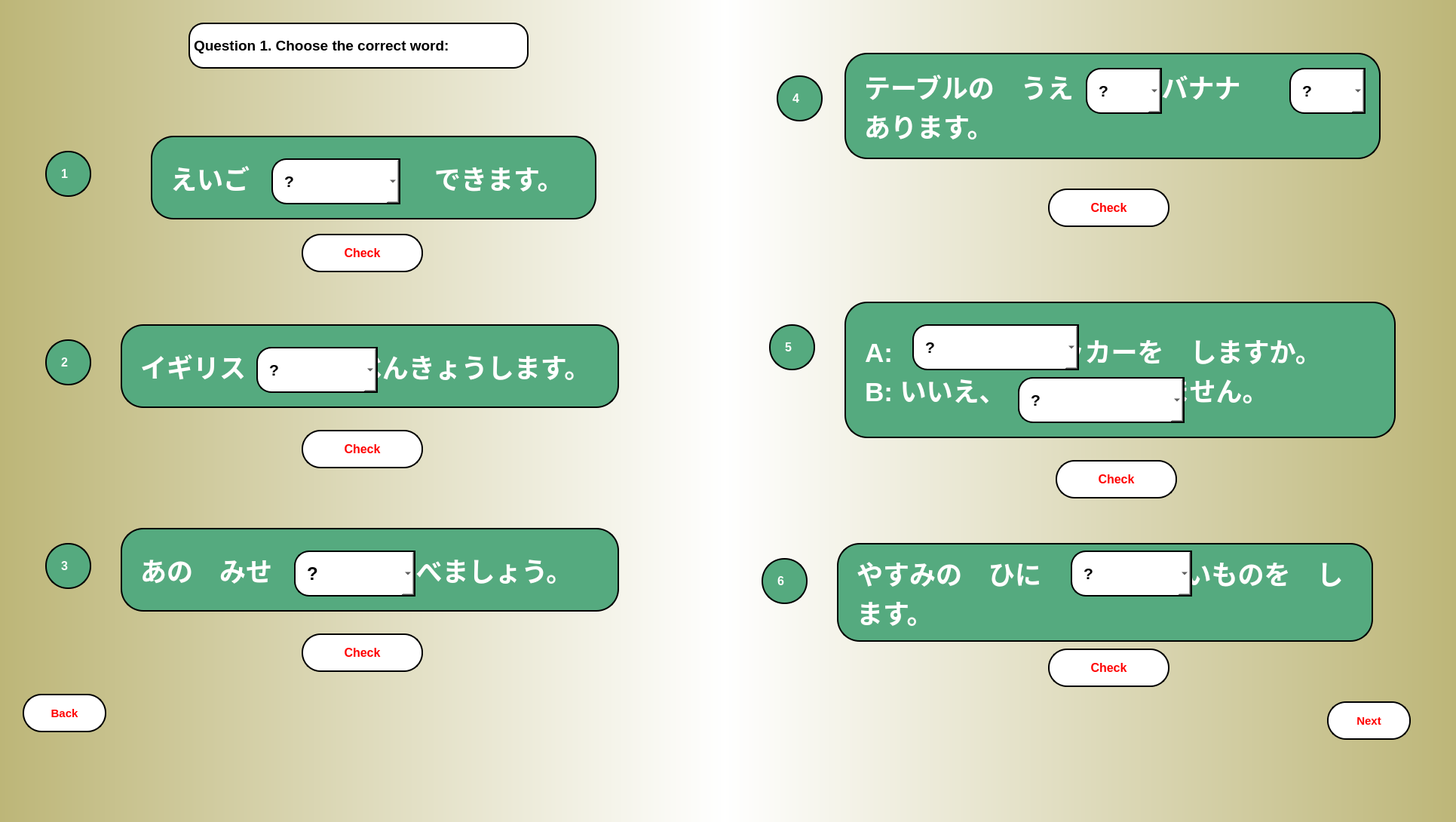
<?xml version="1.0" encoding="UTF-8"?>
<ui version="4.0">
 <class>MainWindow</class>
 <widget class="QMainWindow" name="MainWindow">
  <property name="geometry">
   <rect>
    <x>0</x>
    <y>0</y>
    <width>1931</width>
    <height>1090</height>
   </rect>
  </property>
  <property name="windowTitle">
   <string>MainWindow</string>
  </property>
  <widget class="QWidget" name="centralwidget">
   <widget class="QWidget" name="widget" native="true">
    <property name="geometry">
     <rect>
      <x>0</x>
      <y>0</y>
      <width>1931</width>
      <height>1091</height>
     </rect>
    </property>
    <widget class="QWidget" name="widget_2" native="true">
     <property name="geometry">
      <rect>
       <x>0</x>
       <y>0</y>
       <width>961</width>
       <height>1091</height>
      </rect>
     </property>
     <property name="styleSheet">
      <string notr="true">background-color: qlineargradient(spread:repeat, x1:0, y1:0, x2:1, y2:0, stop:0 rgba(189, 182, 120, 255), stop:1 rgba(255, 255, 255, 255));</string>
     </property>
     <widget class="QLabel" name="q1">
      <property name="geometry">
       <rect>
        <x>200</x>
        <y>180</y>
        <width>591</width>
        <height>111</height>
       </rect>
      </property>
      <property name="font">
       <font>
        <pointsize>26</pointsize>
        <weight>75</weight>
        <bold>true</bold>
        <strikeout>false</strikeout>
       </font>
      </property>
      <property name="mouseTracking">
       <bool>false</bool>
      </property>
      <property name="tabletTracking">
       <bool>false</bool>
      </property>
      <property name="acceptDrops">
       <bool>false</bool>
      </property>
      <property name="autoFillBackground">
       <bool>false</bool>
      </property>
      <property name="styleSheet">
       <string notr="true">border-radius: 30px;
border: 2px solid black;
padding: 15px;
background-color: rgb(85, 170, 127);
color: rgb(255, 255, 255);</string>
      </property>
      <property name="text">
       <string>えいご　　　　　　　できます。</string>
      </property>
      <property name="scaledContents">
       <bool>false</bool>
      </property>
     </widget>
     <widget class="QLabel" name="label_3">
      <property name="geometry">
       <rect>
        <x>60</x>
        <y>200</y>
        <width>61</width>
        <height>61</height>
       </rect>
      </property>
      <property name="font">
       <font>
        <pointsize>12</pointsize>
        <weight>75</weight>
        <bold>true</bold>
       </font>
      </property>
      <property name="styleSheet">
       <string notr="true">border-radius: 30px;
border: 2px solid black;
padding: 15px;
background-color: rgb(85, 170, 127);
color: rgb(255, 255, 255);</string>
      </property>
      <property name="text">
       <string>1</string>
      </property>
     </widget>
     <widget class="QComboBox" name="ans11_1">
      <property name="geometry">
       <rect>
        <x>360</x>
        <y>210</y>
        <width>171</width>
        <height>61</height>
       </rect>
      </property>
      <property name="font">
       <font>
        <pointsize>16</pointsize>
        <weight>75</weight>
        <bold>true</bold>
       </font>
      </property>
      <property name="styleSheet">
       <string notr="true">border-top-left-radius: 20px;
border-bottom-left-radius:20px;
border: 2px solid black;
padding: 15px;
background-color: rgb(255, 255, 255);</string>
      </property>
      <item>
       <property name="text">
        <string>?</string>
       </property>
      </item>
      <item>
       <property name="text">
        <string>が</string>
       </property>
      </item>
      <item>
       <property name="text">
        <string>を</string>
       </property>
      </item>
     </widget>
     <widget class="QLabel" name="label_4">
      <property name="geometry">
       <rect>
        <x>60</x>
        <y>450</y>
        <width>61</width>
        <height>61</height>
       </rect>
      </property>
      <property name="font">
       <font>
        <pointsize>12</pointsize>
        <weight>75</weight>
        <bold>true</bold>
       </font>
      </property>
      <property name="styleSheet">
       <string notr="true">border-radius: 30px;
border: 2px solid black;
padding: 15px;
background-color: rgb(85, 170, 127);
color: rgb(255, 255, 255);</string>
      </property>
      <property name="text">
       <string>2</string>
      </property>
     </widget>
     <widget class="QLabel" name="q2">
      <property name="geometry">
       <rect>
        <x>160</x>
        <y>430</y>
        <width>661</width>
        <height>111</height>
       </rect>
      </property>
      <property name="font">
       <font>
        <pointsize>26</pointsize>
        <weight>75</weight>
        <bold>true</bold>
        <strikeout>false</strikeout>
       </font>
      </property>
      <property name="mouseTracking">
       <bool>false</bool>
      </property>
      <property name="tabletTracking">
       <bool>false</bool>
      </property>
      <property name="acceptDrops">
       <bool>false</bool>
      </property>
      <property name="autoFillBackground">
       <bool>false</bool>
      </property>
      <property name="styleSheet">
       <string notr="true">border-radius: 30px;
border: 2px solid black;
padding: 15px;
background-color: rgb(85, 170, 127);
color: rgb(255, 255, 255);</string>
      </property>
      <property name="text">
       <string>イギリス               べんきょうします。</string>
      </property>
      <property name="scaledContents">
       <bool>false</bool>
      </property>
     </widget>
     <widget class="QComboBox" name="ans11_2">
      <property name="geometry">
       <rect>
        <x>340</x>
        <y>460</y>
        <width>161</width>
        <height>61</height>
       </rect>
      </property>
      <property name="font">
       <font>
        <pointsize>16</pointsize>
        <weight>75</weight>
        <bold>true</bold>
       </font>
      </property>
      <property name="styleSheet">
       <string notr="true">border-top-left-radius: 20px;
border-bottom-left-radius:20px;
border: 2px solid black;
padding: 15px;
background-color: rgb(255, 255, 255);</string>
      </property>
      <item>
       <property name="text">
        <string>?</string>
       </property>
      </item>
      <item>
       <property name="text">
        <string>で</string>
       </property>
      </item>
      <item>
       <property name="text">
        <string>に</string>
       </property>
      </item>
     </widget>
     <widget class="QLabel" name="label_5">
      <property name="geometry">
       <rect>
        <x>60</x>
        <y>720</y>
        <width>61</width>
        <height>61</height>
       </rect>
      </property>
      <property name="font">
       <font>
        <pointsize>12</pointsize>
        <weight>75</weight>
        <bold>true</bold>
       </font>
      </property>
      <property name="styleSheet">
       <string notr="true">border-radius: 30px;
border: 2px solid black;
padding: 15px;
background-color: rgb(85, 170, 127);
color: rgb(255, 255, 255);</string>
      </property>
      <property name="text">
       <string>3</string>
      </property>
     </widget>
     <widget class="QPushButton" name="check11_1">
      <property name="geometry">
       <rect>
        <x>400</x>
        <y>310</y>
        <width>161</width>
        <height>51</height>
       </rect>
      </property>
      <property name="font">
       <font>
        <pointsize>12</pointsize>
        <weight>75</weight>
        <bold>true</bold>
       </font>
      </property>
      <property name="styleSheet">
       <string notr="true">QPushButton {
border-radius: 25px;
border: 2px solid black;
padding: 15px;
background-color:rgb(255, 255, 255);
color: rgb(255, 0, 0);
}

QPushButton:pressed {
    background-color:rgb(170, 255, 255);
}</string>
      </property>
      <property name="text">
       <string>Check</string>
      </property>
     </widget>
     <widget class="QPushButton" name="check11_2">
      <property name="geometry">
       <rect>
        <x>400</x>
        <y>570</y>
        <width>161</width>
        <height>51</height>
       </rect>
      </property>
      <property name="font">
       <font>
        <pointsize>12</pointsize>
        <weight>75</weight>
        <bold>true</bold>
       </font>
      </property>
      <property name="styleSheet">
       <string notr="true">QPushButton {
border-radius: 25px;
border: 2px solid black;
padding: 15px;
background-color:rgb(255, 255, 255);
color: rgb(255, 0, 0);
}

QPushButton:pressed {
    background-color:rgb(170, 255, 255);
}</string>
      </property>
      <property name="text">
       <string>Check</string>
      </property>
     </widget>
     <widget class="QLabel" name="q2_2">
      <property name="geometry">
       <rect>
        <x>160</x>
        <y>700</y>
        <width>661</width>
        <height>111</height>
       </rect>
      </property>
      <property name="font">
       <font>
        <pointsize>26</pointsize>
        <weight>75</weight>
        <bold>true</bold>
        <strikeout>false</strikeout>
       </font>
      </property>
      <property name="mouseTracking">
       <bool>false</bool>
      </property>
      <property name="tabletTracking">
       <bool>false</bool>
      </property>
      <property name="acceptDrops">
       <bool>false</bool>
      </property>
      <property name="autoFillBackground">
       <bool>false</bool>
      </property>
      <property name="styleSheet">
       <string notr="true">border-radius: 30px;
border: 2px solid black;
padding: 15px;
background-color: rgb(85, 170, 127);
color: rgb(255, 255, 255);</string>
      </property>
      <property name="text">
       <string>あの　みせ                食べましょう。</string>
      </property>
      <property name="scaledContents">
       <bool>false</bool>
      </property>
     </widget>
     <widget class="QComboBox" name="ans11_3">
      <property name="geometry">
       <rect>
        <x>390</x>
        <y>730</y>
        <width>161</width>
        <height>61</height>
       </rect>
      </property>
      <property name="font">
       <font>
        <pointsize>18</pointsize>
        <weight>75</weight>
        <bold>true</bold>
       </font>
      </property>
      <property name="styleSheet">
       <string notr="true">border-top-left-radius: 20px;
border-bottom-left-radius:20px;
border: 2px solid black;
padding: 15px;
background-color: rgb(255, 255, 255);</string>
      </property>
      <item>
       <property name="text">
        <string>?</string>
       </property>
      </item>
      <item>
       <property name="text">
        <string>で</string>
       </property>
      </item>
      <item>
       <property name="text">
        <string>に</string>
       </property>
      </item>
     </widget>
     <widget class="QPushButton" name="check11_3">
      <property name="geometry">
       <rect>
        <x>400</x>
        <y>840</y>
        <width>161</width>
        <height>51</height>
       </rect>
      </property>
      <property name="font">
       <font>
        <pointsize>12</pointsize>
        <weight>75</weight>
        <bold>true</bold>
       </font>
      </property>
      <property name="styleSheet">
       <string notr="true">QPushButton {
border-radius: 25px;
border: 2px solid black;
padding: 15px;
background-color:rgb(255, 255, 255);
color: rgb(255, 0, 0);
}

QPushButton:pressed {
    background-color:rgb(170, 255, 255);
}</string>
      </property>
      <property name="text">
       <string>Check</string>
      </property>
     </widget>
     <widget class="QLabel" name="label">
      <property name="geometry">
       <rect>
        <x>250</x>
        <y>30</y>
        <width>451</width>
        <height>61</height>
       </rect>
      </property>
      <property name="font">
       <font>
        <pointsize>14</pointsize>
        <weight>75</weight>
        <bold>true</bold>
       </font>
      </property>
      <property name="styleSheet">
       <string notr="true">border-radius: 20px;
border: 2px solid black;
background-color: rgb(255, 255, 255);
</string>
      </property>
      <property name="text">
       <string>Question 1. Choose the correct word:</string>
      </property>
     </widget>
     <widget class="QPushButton" name="back_gr11">
      <property name="geometry">
       <rect>
        <x>30</x>
        <y>920</y>
        <width>111</width>
        <height>51</height>
       </rect>
      </property>
      <property name="font">
       <font>
        <pointsize>11</pointsize>
        <weight>75</weight>
        <bold>true</bold>
       </font>
      </property>
      <property name="styleSheet">
       <string notr="true">QPushButton {
border-radius: 25px;
border: 2px solid black;
padding: 15px;
background-color:rgb(255, 255, 255);
color: rgb(255, 0, 0);
}

QPushButton:pressed {
    background-color:rgb(170, 255, 255);
}</string>
      </property>
      <property name="text">
       <string>Back</string>
      </property>
     </widget>
    </widget>
    <widget class="QWidget" name="widget_3" native="true">
     <property name="geometry">
      <rect>
       <x>960</x>
       <y>0</y>
       <width>971</width>
       <height>1111</height>
      </rect>
     </property>
     <property name="styleSheet">
      <string notr="true">background-color: qlineargradient(spread:repeat, x1:0, y1:0, x2:1, y2:0, stop:0 rgba(189, 182, 120, 255), stop:1 rgba(255, 255, 255, 255));
background-color: qlineargradient(spread:repeat, x1:1, y1:1, x2:0, y2:1, stop:0 rgba(189, 182, 120, 255), stop:1 rgba(255, 255, 255, 255));</string>
     </property>
     <widget class="QLabel" name="label_6">
      <property name="geometry">
       <rect>
        <x>70</x>
        <y>100</y>
        <width>61</width>
        <height>61</height>
       </rect>
      </property>
      <property name="font">
       <font>
        <pointsize>12</pointsize>
        <weight>75</weight>
        <bold>true</bold>
       </font>
      </property>
      <property name="styleSheet">
       <string notr="true">border-radius: 30px;
border: 2px solid black;
padding: 15px;
background-color: rgb(85, 170, 127);
color: rgb(255, 255, 255);</string>
      </property>
      <property name="text">
       <string>4</string>
      </property>
     </widget>
     <widget class="QLabel" name="q1_2">
      <property name="geometry">
       <rect>
        <x>160</x>
        <y>70</y>
        <width>711</width>
        <height>141</height>
       </rect>
      </property>
      <property name="font">
       <font>
        <pointsize>26</pointsize>
        <weight>75</weight>
        <bold>true</bold>
        <strikeout>false</strikeout>
        <stylestrategy>PreferDefault</stylestrategy>
       </font>
      </property>
      <property name="cursor">
       <cursorShape>ArrowCursor</cursorShape>
      </property>
      <property name="mouseTracking">
       <bool>true</bool>
      </property>
      <property name="tabletTracking">
       <bool>false</bool>
      </property>
      <property name="acceptDrops">
       <bool>false</bool>
      </property>
      <property name="toolTip">
       <string>&lt;html&gt;&lt;head/&gt;&lt;body&gt;&lt;p&gt;&lt;span style=&quot; font-family:'Noto Sans JP','ヒラギノ角ゴ Pro W3','Hiragino Kaku Gothic Pro','メイリオ','Meiryo','ＭＳ Ｐゴシック','sans-serif'; font-size:20px; color:#717171; background-color:#fffdf7;&quot;&gt;テーブルの うえ           バナナ&lt;/span&gt;&lt;span style=&quot; font-family:'Noto Sans JP','ヒラギノ角ゴ Pro W3','Hiragino Kaku Gothic Pro','メイリオ','Meiryo','ＭＳ Ｐゴシック','sans-serif'; font-size:20px; font-weight:400; color:#717171; background-color:#fffdf7;&quot;/&gt;&lt;span style=&quot; font-family:'Noto Sans JP','ヒラギノ角ゴ Pro W3','Hiragino Kaku Gothic Pro','メイリオ','Meiryo','ＭＳ Ｐゴシック','sans-serif'; font-size:20px; color:#717171; background-color:#fffdf7;&quot;&gt;あります。&lt;/span&gt;&lt;/p&gt;&lt;p&gt;&lt;br/&gt;&lt;span style=&quot; font-family:'Noto Sans JP'; font-size:18px; color:#717171;&quot;/&gt;&lt;span style=&quot; font-family:'Noto Sans JP'; font-size:18px; font-weight:400; color:#717171;&quot;/&gt;&lt;a name=&quot;ui-id-4-button&quot;/&gt;&lt;a href=&quot;https://a1.marugotoweb.jp/en/grammar_topic6_11.php#nogo&quot;&gt;&lt;span style=&quot; font-family:'Verdana','Arial','sans-serif'; font-size:20px; font-weight:400; color:#666666; background-color:#fffdf7; vertical-align:middle;&quot;&gt;&lt;br/&gt;&lt;/span&gt;&lt;/a&gt;&lt;span style=&quot; font-family:'Noto Sans JP'; font-size:18px; font-weight:400; color:#717171;&quot;/&gt;&lt;a name=&quot;ui-id-4-button&quot;/&gt;&lt;a href=&quot;https://a1.marugotoweb.jp/en/grammar_topic6_11.php#nogo&quot;&gt;&lt;span style=&quot; font-family:'Verdana','Arial','sans-serif'; font-size:20px; font-weight:400; color:#666666; background-color:#fffdf7; vertical-align:middle;&quot;&gt;&lt;br/&gt;&lt;/span&gt;&lt;/a&gt;&lt;/p&gt;&lt;/body&gt;&lt;/html&gt;</string>
      </property>
      <property name="autoFillBackground">
       <bool>false</bool>
      </property>
      <property name="styleSheet">
       <string notr="true">border-radius: 30px;
border: 2px solid black;
padding: 15px;
background-color: rgb(85, 170, 127);
color: rgb(255, 255, 255);</string>
      </property>
      <property name="frameShape">
       <enum>QFrame::NoFrame</enum>
      </property>
      <property name="text">
       <string>テーブルの　うえ            バナナ                   あります。</string>
      </property>
      <property name="scaledContents">
       <bool>false</bool>
      </property>
      <property name="wordWrap">
       <bool>true</bool>
      </property>
     </widget>
     <widget class="QComboBox" name="ans11_4_1">
      <property name="geometry">
       <rect>
        <x>480</x>
        <y>90</y>
        <width>101</width>
        <height>61</height>
       </rect>
      </property>
      <property name="font">
       <font>
        <pointsize>16</pointsize>
        <weight>75</weight>
        <bold>true</bold>
       </font>
      </property>
      <property name="styleSheet">
       <string notr="true">border-top-left-radius: 20px;
border-bottom-left-radius:20px;
border: 2px solid black;
padding: 15px;
background-color: rgb(255, 255, 255);</string>
      </property>
      <item>
       <property name="text">
        <string>?</string>
       </property>
      </item>
      <item>
       <property name="text">
        <string>で</string>
       </property>
      </item>
      <item>
       <property name="text">
        <string>に</string>
       </property>
      </item>
     </widget>
     <widget class="QComboBox" name="ans11_4_2">
      <property name="geometry">
       <rect>
        <x>750</x>
        <y>90</y>
        <width>101</width>
        <height>61</height>
       </rect>
      </property>
      <property name="font">
       <font>
        <pointsize>16</pointsize>
        <weight>75</weight>
        <bold>true</bold>
       </font>
      </property>
      <property name="styleSheet">
       <string notr="true">border-top-left-radius: 20px;
border-bottom-left-radius:20px;
border: 2px solid black;
padding: 15px;
background-color: rgb(255, 255, 255);</string>
      </property>
      <item>
       <property name="text">
        <string>?</string>
       </property>
      </item>
      <item>
       <property name="text">
        <string>が</string>
       </property>
      </item>
      <item>
       <property name="text">
        <string>を</string>
       </property>
      </item>
     </widget>
     <widget class="QLabel" name="label_7">
      <property name="geometry">
       <rect>
        <x>60</x>
        <y>430</y>
        <width>61</width>
        <height>61</height>
       </rect>
      </property>
      <property name="font">
       <font>
        <pointsize>12</pointsize>
        <weight>75</weight>
        <bold>true</bold>
       </font>
      </property>
      <property name="styleSheet">
       <string notr="true">border-radius: 30px;
border: 2px solid black;
padding: 15px;
background-color: rgb(85, 170, 127);
color: rgb(255, 255, 255);</string>
      </property>
      <property name="text">
       <string>5</string>
      </property>
     </widget>
     <widget class="QPushButton" name="check11_4">
      <property name="geometry">
       <rect>
        <x>430</x>
        <y>250</y>
        <width>161</width>
        <height>51</height>
       </rect>
      </property>
      <property name="font">
       <font>
        <pointsize>12</pointsize>
        <weight>75</weight>
        <bold>true</bold>
       </font>
      </property>
      <property name="styleSheet">
       <string notr="true">QPushButton {
border-radius: 25px;
border: 2px solid black;
padding: 15px;
background-color:rgb(255, 255, 255);
color: rgb(255, 0, 0);
}

QPushButton:pressed {
    background-color:rgb(170, 255, 255);
}</string>
      </property>
      <property name="text">
       <string>Check</string>
      </property>
     </widget>
     <widget class="QLabel" name="q1_3">
      <property name="geometry">
       <rect>
        <x>160</x>
        <y>400</y>
        <width>731</width>
        <height>181</height>
       </rect>
      </property>
      <property name="font">
       <font>
        <pointsize>26</pointsize>
        <weight>75</weight>
        <bold>true</bold>
        <strikeout>false</strikeout>
        <stylestrategy>PreferDefault</stylestrategy>
       </font>
      </property>
      <property name="cursor">
       <cursorShape>ArrowCursor</cursorShape>
      </property>
      <property name="mouseTracking">
       <bool>true</bool>
      </property>
      <property name="tabletTracking">
       <bool>false</bool>
      </property>
      <property name="acceptDrops">
       <bool>false</bool>
      </property>
      <property name="toolTip">
       <string>&lt;html&gt;&lt;head/&gt;&lt;body&gt;&lt;p&gt;&lt;br/&gt;&lt;/p&gt;&lt;/body&gt;&lt;/html&gt;</string>
      </property>
      <property name="autoFillBackground">
       <bool>false</bool>
      </property>
      <property name="styleSheet">
       <string notr="true">border-radius: 30px;
border: 2px solid black;
padding: 15px;
background-color: rgb(85, 170, 127);
color: rgb(255, 255, 255);</string>
      </property>
      <property name="frameShape">
       <enum>QFrame::NoFrame</enum>
      </property>
      <property name="text">
       <string>A:                   サッカーを　しますか。                 B: いいえ、                  しません。</string>
      </property>
      <property name="scaledContents">
       <bool>false</bool>
      </property>
      <property name="wordWrap">
       <bool>true</bool>
      </property>
      <property name="margin">
       <number>5</number>
      </property>
      <property name="indent">
       <number>10</number>
      </property>
      <property name="openExternalLinks">
       <bool>false</bool>
      </property>
     </widget>
     <widget class="QComboBox" name="ans11_5_1">
      <property name="geometry">
       <rect>
        <x>250</x>
        <y>430</y>
        <width>221</width>
        <height>61</height>
       </rect>
      </property>
      <property name="font">
       <font>
        <pointsize>16</pointsize>
        <weight>75</weight>
        <bold>true</bold>
       </font>
      </property>
      <property name="styleSheet">
       <string notr="true">border-top-left-radius: 20px;
border-bottom-left-radius:20px;
border: 2px solid black;
padding: 15px;
background-color: rgb(255, 255, 255);</string>
      </property>
      <item>
       <property name="text">
        <string>?</string>
       </property>
      </item>
      <item>
       <property name="text">
        <string>よく</string>
       </property>
      </item>
      <item>
       <property name="text">
        <string>ぜんぜん</string>
       </property>
      </item>
     </widget>
     <widget class="QPushButton" name="check11_5">
      <property name="geometry">
       <rect>
        <x>440</x>
        <y>610</y>
        <width>161</width>
        <height>51</height>
       </rect>
      </property>
      <property name="font">
       <font>
        <pointsize>12</pointsize>
        <weight>75</weight>
        <bold>true</bold>
       </font>
      </property>
      <property name="styleSheet">
       <string notr="true">QPushButton {
border-radius: 25px;
border: 2px solid black;
padding: 15px;
background-color:rgb(255, 255, 255);
color: rgb(255, 0, 0);
}

QPushButton:pressed {
    background-color:rgb(170, 255, 255);
}</string>
      </property>
      <property name="text">
       <string>Check</string>
      </property>
     </widget>
     <widget class="QComboBox" name="ans11_5_2">
      <property name="geometry">
       <rect>
        <x>390</x>
        <y>500</y>
        <width>221</width>
        <height>61</height>
       </rect>
      </property>
      <property name="font">
       <font>
        <pointsize>16</pointsize>
        <weight>75</weight>
        <bold>true</bold>
       </font>
      </property>
      <property name="styleSheet">
       <string notr="true">border-top-left-radius: 20px;
border-bottom-left-radius:20px;
border: 2px solid black;
padding: 15px;
background-color: rgb(255, 255, 255);</string>
      </property>
      <item>
       <property name="text">
        <string>?</string>
       </property>
      </item>
      <item>
       <property name="text">
        <string>よく</string>
       </property>
      </item>
      <item>
       <property name="text">
        <string>あまり</string>
       </property>
      </item>
     </widget>
     <widget class="QLabel" name="label_8">
      <property name="geometry">
       <rect>
        <x>50</x>
        <y>740</y>
        <width>61</width>
        <height>61</height>
       </rect>
      </property>
      <property name="font">
       <font>
        <pointsize>12</pointsize>
        <weight>75</weight>
        <bold>true</bold>
       </font>
      </property>
      <property name="styleSheet">
       <string notr="true">border-radius: 30px;
border: 2px solid black;
padding: 15px;
background-color: rgb(85, 170, 127);
color: rgb(255, 255, 255);</string>
      </property>
      <property name="text">
       <string>6</string>
      </property>
     </widget>
     <widget class="QLabel" name="q2_3">
      <property name="geometry">
       <rect>
        <x>150</x>
        <y>720</y>
        <width>711</width>
        <height>131</height>
       </rect>
      </property>
      <property name="font">
       <font>
        <pointsize>26</pointsize>
        <weight>75</weight>
        <bold>true</bold>
        <strikeout>false</strikeout>
       </font>
      </property>
      <property name="mouseTracking">
       <bool>false</bool>
      </property>
      <property name="tabletTracking">
       <bool>false</bool>
      </property>
      <property name="acceptDrops">
       <bool>false</bool>
      </property>
      <property name="autoFillBackground">
       <bool>false</bool>
      </property>
      <property name="styleSheet">
       <string notr="true">border-radius: 30px;
border: 2px solid black;
padding: 15px;
background-color: rgb(85, 170, 127);
color: rgb(255, 255, 255);</string>
      </property>
      <property name="text">
       <string>やすみの　ひに                かいものを　します。</string>
      </property>
      <property name="scaledContents">
       <bool>false</bool>
      </property>
      <property name="wordWrap">
       <bool>true</bool>
      </property>
     </widget>
     <widget class="QComboBox" name="ans11_6">
      <property name="geometry">
       <rect>
        <x>460</x>
        <y>730</y>
        <width>161</width>
        <height>61</height>
       </rect>
      </property>
      <property name="font">
       <font>
        <pointsize>16</pointsize>
        <weight>75</weight>
        <bold>true</bold>
       </font>
      </property>
      <property name="styleSheet">
       <string notr="true">border-top-left-radius: 20px;
border-bottom-left-radius:20px;
border: 2px solid black;
padding: 15px;
background-color: rgb(255, 255, 255);</string>
      </property>
      <item>
       <property name="text">
        <string>?</string>
       </property>
      </item>
      <item>
       <property name="text">
        <string>ときどき</string>
       </property>
      </item>
      <item>
       <property name="text">
        <string>あまり</string>
       </property>
      </item>
     </widget>
     <widget class="QPushButton" name="check11_6">
      <property name="geometry">
       <rect>
        <x>430</x>
        <y>860</y>
        <width>161</width>
        <height>51</height>
       </rect>
      </property>
      <property name="font">
       <font>
        <pointsize>12</pointsize>
        <weight>75</weight>
        <bold>true</bold>
       </font>
      </property>
      <property name="styleSheet">
       <string notr="true">QPushButton {
border-radius: 25px;
border: 2px solid black;
padding: 15px;
background-color:rgb(255, 255, 255);
color: rgb(255, 0, 0);
}

QPushButton:pressed {
    background-color:rgb(170, 255, 255);
}</string>
      </property>
      <property name="text">
       <string>Check</string>
      </property>
     </widget>
     <widget class="QPushButton" name="nextp2_11">
      <property name="geometry">
       <rect>
        <x>800</x>
        <y>930</y>
        <width>111</width>
        <height>51</height>
       </rect>
      </property>
      <property name="font">
       <font>
        <pointsize>11</pointsize>
        <weight>75</weight>
        <bold>true</bold>
       </font>
      </property>
      <property name="styleSheet">
       <string notr="true">QPushButton {
border-radius: 25px;
border: 2px solid black;
padding: 15px;
background-color:rgb(255, 255, 255);
color: rgb(255, 0, 0);
}

QPushButton:pressed {
    background-color:rgb(170, 255, 255);
}</string>
      </property>
      <property name="text">
       <string>Next</string>
      </property>
     </widget>
    </widget>
   </widget>
  </widget>
 </widget>
 <resources/>
 <connections/>
</ui>
